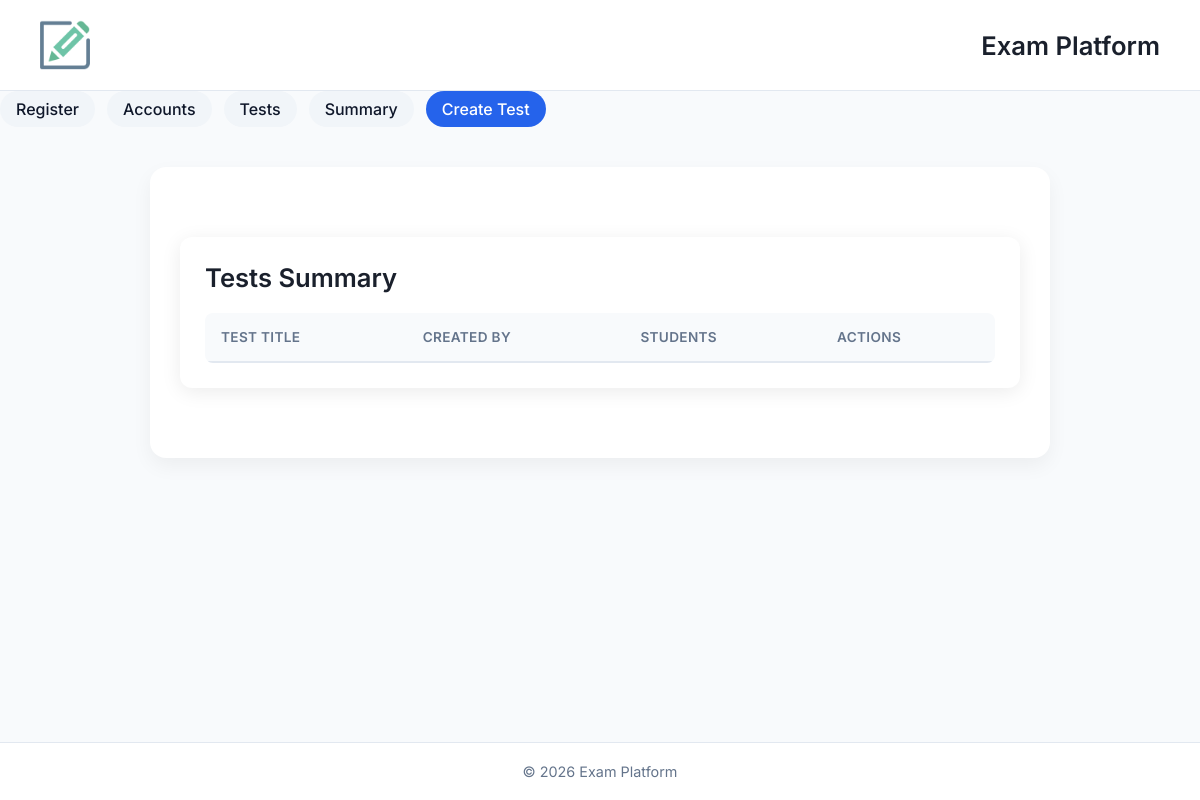
The page /tests/summary on the database as committed earlier.
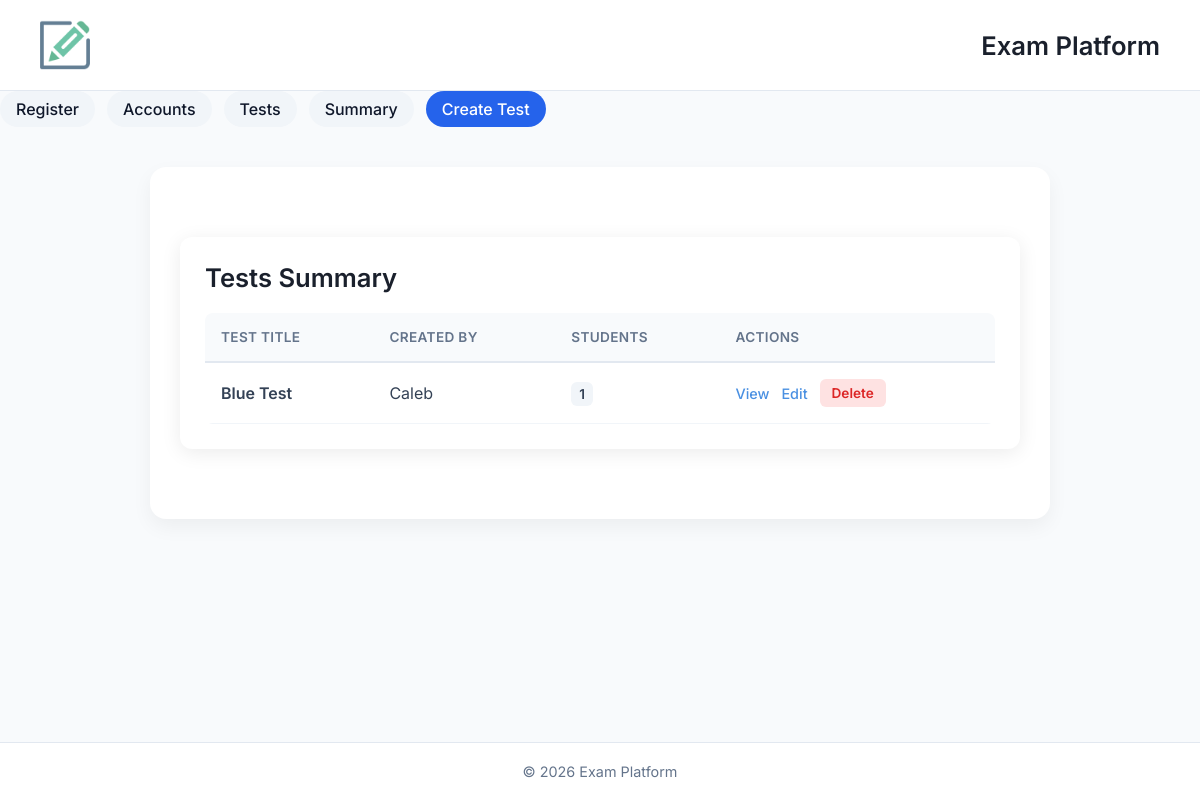
The same page on the database as committed later.
### app/models/test.py (models this page shows)
class Test(db.Model):
    __tablename__ = "tests"
    id = db.Column(db.Integer, primary_key=True)
    title = db.Column(db.String(255))
    teacher_id = db.Column(db.Integer, db.ForeignKey("users.id"))
    is_timed = db.Column(db.Boolean, default=False)
    duration = db.Column(db.Integer, nullable=True)
    created_at = db.Column(db.DateTime, default=db.func.current_timestamp())
    teacher = db.relationship("User", back_populates="tests_created")
    questions = db.relationship("Question", back_populates="test", lazy=True)
    submissions = db.relationship("Submission", back_populates="test", lazy="select")

### app/models/user.py (models this page shows)
class User(db.Model):
    __tablename__ = "users"
    id = db.Column(db.Integer, primary_key=True)
    name = db.Column(db.String(100))
    email = db.Column(db.String(100))
    role = db.Column(db.Enum("student", "teacher"))
    created_at = db.Column(db.DateTime, default=db.func.current_timestamp())
    submissions = db.relationship(
        "Submission",
        back_populates="student",
        foreign_keys="Submission.student_id"
    )
    graded_submissions = db.relationship(
        "Submission",
        back_populates="grader",
        foreign_keys="Submission.graded_by"
    )
    tests_created = db.relationship("Test", back_populates="teacher")

### app/routes/routes.py (the view)
@bp.route("/tests/summary")
def tests_summary():
    tests = Test.query.all()
    tests_info = []
    for t in tests:
        student_count = Submission.query.filter_by(test_id=t.id).count()
        tests_info.append({
            "id": t.id,
            "title": t.title,
            "teacher": t.teacher,  # pass the whole teacher object
            "student_count": student_count
        })
    return render_template("tests_summary.html", tests=tests_info)

### app/templates/tests_summary.html (shortened to what this page needs)
{% extends "base.html" %}
{% block content %}
<div class="summary-card">
    <div class="table-header">
        <h1>Tests Summary</h1>
    </div>
    <table>
        <thead>
            <tr>
                <th>Test Title</th>
                <th>Created By</th>
                <th>Students</th>
                <th>Actions</th>
            </tr>
        </thead>
        <tbody>
            {% for test in tests %}
            <tr>
                <td style="font-weight: 600;">{{ test.title }}</td>
                <td>{{ test.teacher.name if test.teacher else "N/A" }}</td>
                <td><span class="count-badge">{{ test.student_count }}</span></td>
                <td>
                    <div class="actions">
                        <a href="/test/{{ test.id }}/summary" class="btn-link">View</a>
                        <a href="/test/{{ test.id }}/edit" class="btn-link">Edit</a>
                        <form method="POST" action="/test/{{ test.id }}/delete" style="margin:0;">
                            <button type="submit" class="btn-delete" onclick="return confirm('Are you sure?')">Delete</button>
                        </form>
                    </div>
                </td>
            </tr>
            {% endfor %}
        </tbody>
    </table>
</div>
{% endblock %}

Rows that differ between the two databases and show on the page:
added Test: title "Blue Test", teacher "Caleb", student_count "1"
